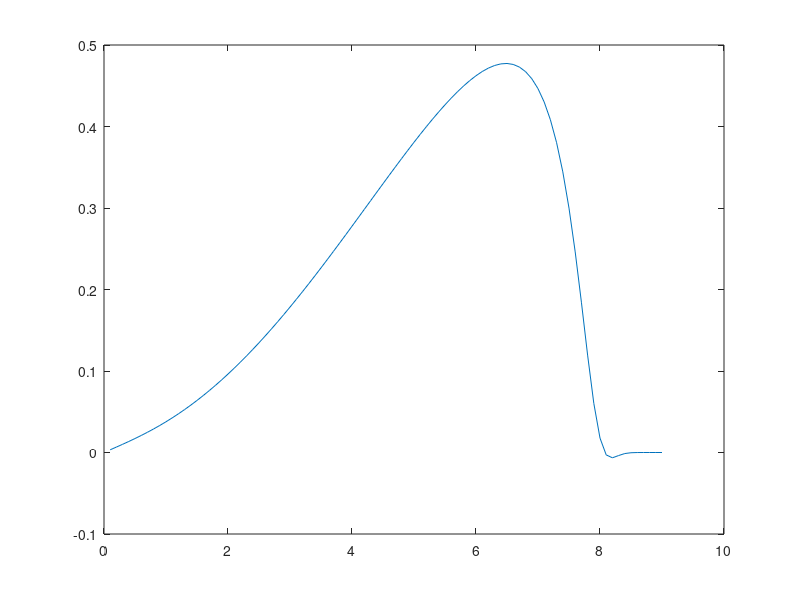

Write MATLAB code to recreate this figure.

clear; clc; clf; close all
R = 0.25; %Blade Radius (m)     INITIAL
R0 = 0.025; %Blade root (m)     Fixed
B = 3; %Blade number            INITIAL
AoA = deg2rad(8.75); %          INITIAL

Cl = @(aoa) 9.73 * (aoa - 0.0122);
Cl(AoA)
Cd = 0.038;

%Blade distribution             INITIAL
l = @(r) 7 * r / R;
phi = @(r) atan(2 / 3 ./ l(r));
chord = @(r) 8 / 3 * pi .* r .* sin(phi(r)).^2 ./ (B * 2 / 3 .* (1.3672 .* cos(phi(r)) + Cd .* sin(phi(r))));
plot((R0:0.001:R )/ R, chord(R0:0.001:R)./R)
%Twist distribution             INITIAL
twist = @(r) atan(2 / 3 / (r / R)) - AoA;


N=100;
density = 1.225;
v_inf = 10;
I = 2*10^-4; % PER FIN
m = 0.03; % PER FIN

r_list = linspace(R0,R,N);
dr = r_list(2) - r_list(1);
dt = 0.001;
Cl = 1.45;
Cd = 0.038;

TSRList = 0:0.1:10;

PList = zeros(size(TSRList));
for TSR = TSRList
    Q = 0;
    for r = r_list
        a1 = 0;
        a2 = 0;
        v_a = v_inf * TSR / R;
        solidity = B / (2 * pi * r / R) * chord(r) / R;
        
        for i = 1:10
            W = sqrt(v_inf^2 * (1 - a1)^2 + r^2 * v_a^2 * (1 + a2)^2);
            sinphi = v_inf * (1 - a1) / W;
            cosphi = r * v_a * (1 + a2) / W;
            phi = asin(sinphi);
            aoa = phi - twist(r);
            
            Cx = Cl * cosphi + Cd * sinphi;
            Cy = Cl * sinphi - Cd * cosphi;
            
            eq1 = solidity * Cx / 4 / sinphi^2;
            eq2 = solidity * Cy / 4 / sinphi / cosphi;
        
            a1 = eq1 / (1 + eq1);
            a2 = eq2 / (1 + eq2);

            %a1 = 1 / (1 + 4 * sinphi^2 / solidity / Cl / cosphi);
            %a2 = 1 / (4 * cosphi / solidity / Cl - 1);
        end
        %Q = Q + (r/R)^2 * (8 * a2 * (1 - a1) * r / R - W / v_inf * B * chord(r) / R / pi * Cd * (1 + a2)) * dr/R;
        Q = Q + solidity * pi * density * v_inf^2 * (1 - a1)^2 / sinphi^2 * (Cl * sinphi - Cd * cosphi) * r^2 * dr;
    end
    %Q = Q / 2 * density * v_inf^2 * pi * R^3 * TSR;
    PList(TSRList==TSR) = Q * v_a / (1/2 * density * pi * R^2 * v_inf^3);
end
plot(TSRList, PList);
%plot(0:0.1:10, 4.*alist.*(1-alist).^2);